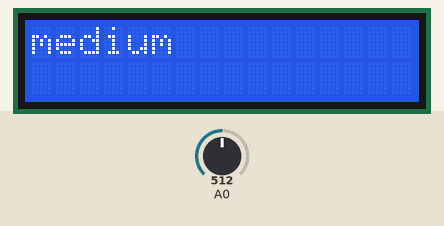
Recording of a sketch running on a simulated Arduino Uno, built with avr-gcc and run on an emulated ATmega328P. On the bench: 16×2 character LCD. The inputs (shaded band) are chosen by the test bench; at power-on: A0 = 512.

Above: at 1.2 s.
1.3 s: A0 set to 610
At 1.9 s:
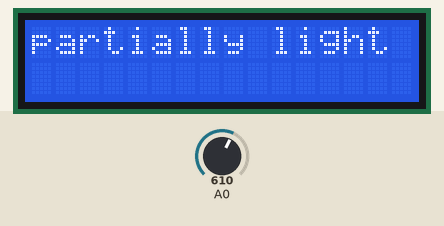
4.3 s: A0 set to 810
At 4.6 s:
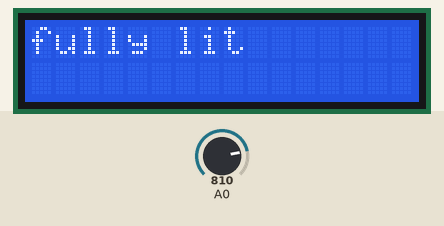
7.3 s: A0 set to 390
At 7.8 s:
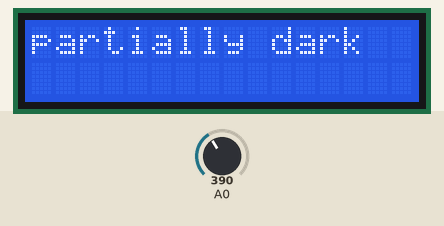
10.3 s: A0 set to 191
At 11.5 s:
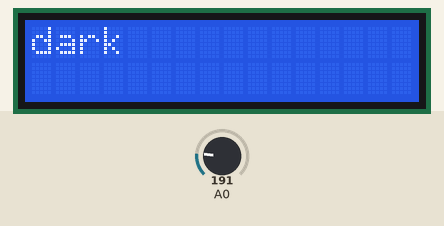
11.8 s: A0 set to 210
At 12.8 s:
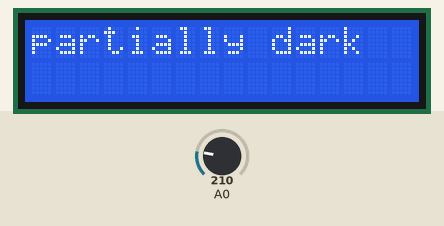
13.3 s: A0 set to 190
At 13.7 s:
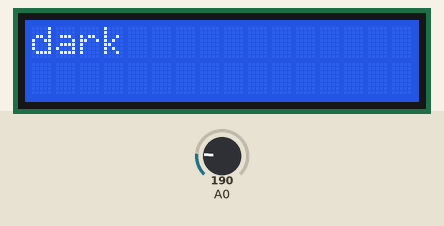
Timing chart, 0 to 15.8 s (numbered marks = the images above; inputs shaded):
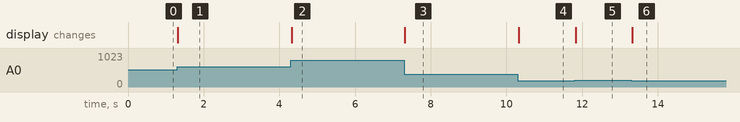

The sketch:

lab4.ino
```cpp
int lightPin = 0;  //define a pin for Photo resistor
int ledPin=11;     //define a pin for LED
#include <LiquidCrystal.h>

const int rs = 12, en = 11, d4 = 5, d5 = 4, d6 = 3, d7 = 2;

LiquidCrystal lcd(rs, en, d4, d5, d6, d7);
int value;
void setup()
{
    Serial.begin(9600);  //Begin serial communcation
    pinMode( ledPin, OUTPUT );

    lcd.begin(16, 2);

  //Set the cursor
  //lcd.setCursor(0,0);
  // Print a message to the LCD.

 // lcd.print("Jakub Glebocki");
}

void loop()
{

   lcd.setCursor(0, 0);

   // Serial.println(analogRead(lightPin)); //Write the value of the photoresistor to the serial monitor.
    //analogWrite(ledPin, analogRead(lightPin)/4);  //send the value to the ledPin. Depending on value of resistor

        value = analogRead(A0);

        if(value <= 200){
          lcd.clear();
         lcd.print("dark");

        }
        else if(value > 201 && value <400){
          lcd.clear();
           lcd.print("partially dark ");
        }
         else if(value > 400 && value < 600){
          lcd.clear();
           lcd.print("medium");
        }
        else if(value > 600 && value < 800){
          lcd.clear();
           lcd.print("partially light");
        }
        else{
          lcd.clear();
          lcd.print("fully lit");
        }
        //Serial.println("value: " + value);
                                                //you have  to divide the value. for example,
                                                //with a 10k resistor divide the value by 2, for 100k resistor divide by 4.
   delay(10); //short delay for faster response to light.
}
```

Measured:
- after the input at 1.3 s, the display: changes at once (image 1)
- after the input at 4.3 s, the display: changes at once (image 2)
- after the input at 7.3 s, the display: changes at once (image 3)
- after the input at 10.3 s, the display: changes at once (image 4)
- after the input at 11.8 s, the display: changes at once (image 5)
- after the input at 13.3 s, the display: changes at once (image 6)
